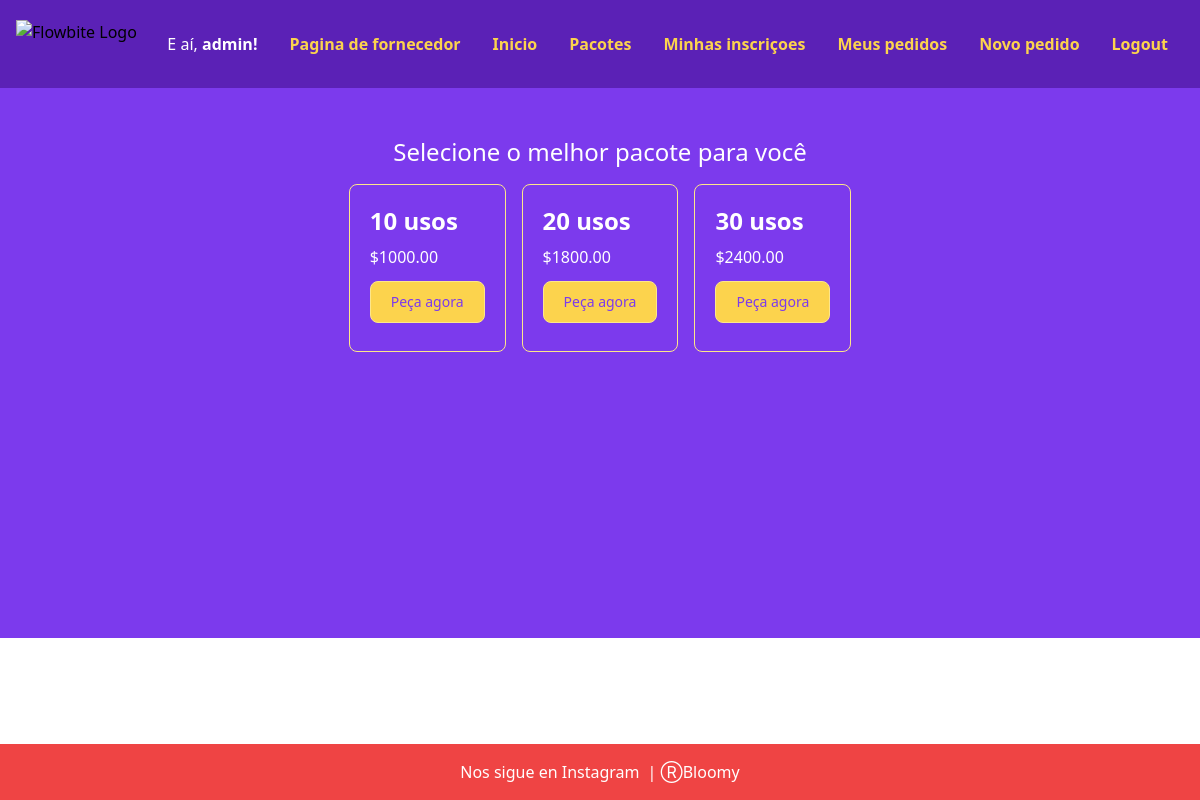
The app's page /packages (signed in) with its own data.
### bloomy/models.py (models this page shows, shortened)
class User(AbstractUser):
    id = models.UUIDField(primary_key=True, editable=False, default=uuid.uuid4)
    company_name = models.CharField(max_length=255, null=True, blank=True)
    CNPJ = models.CharField(max_length=14, null=True, blank=True)
    responsible_person = models.CharField(max_length=255, null=True, blank=True)
    email = models.EmailField(unique=True)
    phone_number = models.CharField(max_length=20, null=True, blank=True)
    userFiles = models.FileField(upload_to='user_files/', null=True, blank=True)
    stripe_customer_id = models.CharField(max_length=255, null=True, blank=True)
    remaining_usages = models.IntegerField(default=0)
    def __str__(self):
        return self.username

class Package(models.Model):
    id = models.UUIDField(primary_key=True, editable=False, default=uuid.uuid4)
    name = models.CharField(max_length=255)
    allowed_usages = models.IntegerField()
    price = models.DecimalField(max_digits=10, decimal_places=2)
    stripe_product_id = models.CharField(max_length=255, null=True, blank=True)

### bloomy/views.py (the view)
# urls.py: path("packages", views.packages, name='packages'),
def packages(request):
    packages = Package.objects.all()
    context = {'packages':packages}
    return render(request, 'bloomy/packages.html',context)

### bloomy/templates/bloomy/packages.html (shortened to what this page needs)
{% extends "bloomy/layout.html" %}
{% load static %}
{% block body %}
    <div class="bg-purple-600" style="height: 550px;">
        <br><br>
        <div class="flex justify-center">
            <h1 class="text-2xl text-white">Selecione o melhor pacote para você</h1> <br><br>
        </div>
        <div class="flex justify-center flex-wrap gap-4">
            {% for p in packages %}
                <div class="bg-transparent border border-yellow-200 rounded-lg ">
                    <div class="p-5">
                        <h5 class="mb-2 text-2xl text-white font-bold">{{p.allowed_usages}} usos</h5>
                        <p class="mb-3 font-normal text-white">${{p.price}}</p>
                        <form action="{% url 'new_subscription' p.id %}" method="post">
                            <input type="submit" value="Peça agora" class="text-purple-600 border border-yellow-200 bg-yellow-300 hover:bg-transparent focus:ring-4 hover:text-yellow-300 font-medium rounded-lg text-sm px-5 py-2.5 mb-2 dark:bg-purple-600 dark:hover:bg-purple-700 dark:focus:ring-purple-900">
                        </form>
                    </div>
                </div>
            {% endfor %}
        </div>
    </div>
{% endblock %}

### bloomy/templates/bloomy/layout.html (shortened to what this page needs)
{% load static %}
<!DOCTYPE html>
<html lang="en">
<head>
    <link href="https://cdn.jsdelivr.net/npm/tailwindcss@2.2.19/dist/tailwind.min.css" rel="stylesheet">
</head>
<body class="flex flex-col min-h-screen">
    <nav class="bg-purple-800 border-gray-200 dark:bg-gray-900">
        <div class="max-w-screen-xl flex flex-wrap items-center justify-between mx-auto p-4">
            <a href="" class="flex items-center space-x-3 rtl:space-x-reverse">
                <img src="{% static 'img/logo-navbar.webp' %}" class="h-12" alt="Flowbite Logo" />
            </a>
            <div class="hidden w-full md:block md:w-auto" id="navbar-default">
                <ul class="flex flex-col p-4 mt-4 border border-gray-100 rounded-lg md:flex-row md:space-x-8 rtl:space-x-reverse md:mt-0 md:border-0 md:bg-transparent dark:bg-gray-900">
                    {% if user.is_authenticated %}
                        <li class="text-white">
                            E aí, <b>{{ request.user }}!</b>
                        </li>
                    {% endif %}
                    {% if user.is_staff %}
                        <li>
                            <a href="{% url 'provider' %}" class="block py-2 px-3 text-yellow-300 font-semibold rounded hover:bg-gray-700 md:hover:bg-transparent md:border-0 md:hover:text-blue-700 md:p-0 dark:text-white md:dark:hover:text-blue-500 dark:hover:bg-gray-700 dark:hover:text-white md:dark:hover:bg-transparent">Pagina de fornecedor</a>
                        </li>
                    {% endif %}
                    <li>
                        <a href="{% url 'index' %}" class="block py-2 px-3 text-yellow-300 font-semibold rounded hover:bg-gray-700 md:hover:bg-transparent md:border-0 md:hover:text-blue-700 md:p-0 dark:text-white md:dark:hover:text-blue-500 dark:hover:bg-gray-700 dark:hover:text-white md:dark:hover:bg-transparent">Inicio</a>
                    </li>
                    <li>
                        <a href="{% url 'packages' %}" class="block py-2 px-3 text-yellow-300 font-semibold rounded hover:bg-gray-700 md:hover:bg-transparent md:border-0 md:hover:text-blue-700 md:p-0 dark:text-white md:dark:hover:text-blue-500 dark:hover:bg-gray-700 dark:hover:text-white md:dark:hover:bg-transparent">Pacotes</a>
                    </li>
                    {% if user.is_authenticated %}
                        <li>
                            <a href="{% url 'subscriptions' %}" class="block py-2 px-3 text-yellow-300 font-semibold rounded hover:bg-gray-700 md:hover:bg-transparent md:border-0 md:hover:text-blue-700 md:p-0 dark:text-white md:dark:hover:text-blue-500 dark:hover:bg-gray-700 dark:hover:text-white md:dark:hover:bg-transparent">Minhas inscriçoes</a>
                        </li>
                        <li>
                            <a href="{% url 'user_orders' %}" class="block py-2 px-3 text-yellow-300 font-semibold rounded hover:bg-gray-700 md:hover:bg-transparent md:border-0 md:hover:text-blue-700 md:p-0 dark:text-white md:dark:hover:text-blue-500 dark:hover:bg-gray-700 dark:hover:text-white md:dark:hover:bg-transparent">Meus pedidos</a>
                        </li>
                        <li>
                            <a href="{% url 'create_order' %}" class="block py-2 px-3 text-yellow-300 font-semibold rounded hover:bg-gray-700 md:hover:bg-transparent md:border-0 md:hover:text-blue-700 md:p-0 dark:text-white md:dark:hover:text-blue-500 dark:hover:bg-gray-700 dark:hover:text-white md:dark:hover:bg-transparent">Novo pedido</a>
                        </li>
                        <li>
                            <a href="{% url 'logout' %}" class="block py-2 px-3 text-yellow-300 font-semibold rounded hover:bg-gray-700 md:hover:bg-transparent md:border-0 md:hover:text-blue-700 md:p-0 dark:text-white md:dark:hover:text-blue-500 dark:hover:bg-gray-700 dark:hover:text-white md:dark:hover:bg-transparent">Logout</a>
                        </li>
                    {% endif %}
                </ul>
            </div>
        </div>
    </nav>
        <body>
            {% block body %}
            {% endblock %}
        </body>
    <footer class="bg-red-500 py-4 mt-auto w-full flex justify-center">
        <div class="container mx-auto flex justify-center">
            <a href="https://www.instagram.com/" target="_blank" rel="noopener noreferrer" class="text-white hover:text-gray-200">
                Nos sigue en Instagram
            </a>
            <p class="text-white ml-2">| ⓇBloomy</p>
        </div>
    </footer>
</body>
</html>

### records on screen
User: user "admin"
Package: allowed_usages "10", price "1000.00"
Package: allowed_usages "20", price "1800.00"
Package: allowed_usages "30", price "2400.00"
